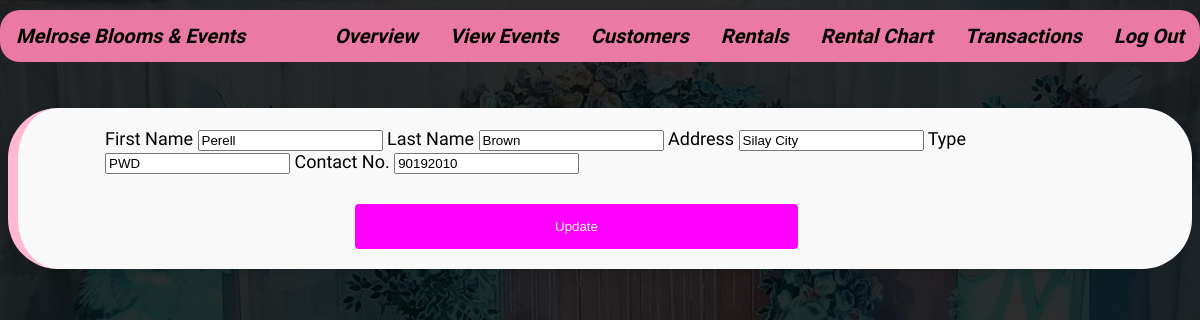
Screenshot of /index.php?page=customers&subpage=edit&id=1 (signed in) with the database file from the repository.
### tables this page shows
CREATE TABLE `customers` (
  `cust_id` int(11) NOT NULL,
  `cust_fname` varchar(50) NOT NULL,
  `cust_lname` varchar(50) NOT NULL,
  `cust_add` varchar(100) NOT NULL,
  `cust_type` varchar(50) NOT NULL,
  `cust_num` int(20) NOT NULL
);

### classes/custClass.php (called while the page is built, shortened)
<?php
class Customers{
	private $DB_SERVER='localhost';
	private $DB_USERNAME='root';
	private $DB_PASSWORD='';
	private $DB_DATABASE='test3';
	private $conn;
	public function __construct(){
		$this->conn = new PDO("mysql:host=".$this->DB_SERVER.";dbname=".$this->DB_DATABASE,$this->DB_USERNAME,$this->DB_PASSWORD);
	}
    function get_Fname($id){
		$sql="SELECT cust_fname FROM customers WHERE cust_id = :id";
		$q = $this->conn->prepare($sql);
		$q->execute(['id' => $id]);
		$cfname = $q->fetchColumn();
		return $cfname;
	}
    function get_Lname($id){
		$sql="SELECT cust_lname FROM customers WHERE cust_id = :id";
		$q = $this->conn->prepare($sql);
		$q->execute(['id' => $id]);
		$clname = $q->fetchColumn();
		return $clname;
	}
    function get_address($id){
		$sql="SELECT cust_add FROM customers WHERE cust_id = :id";
		$q = $this->conn->prepare($sql);
		$q->execute(['id' => $id]);
		$caddress = $q->fetchColumn();
		return $caddress;
	}
    function get_type($id){
		$sql="SELECT cust_type FROM customers WHERE cust_id = :id";
		$q = $this->conn->prepare($sql);
		$q->execute(['id' => $id]);
		$ctype = $q->fetchColumn();
		return $ctype;
	}
    function get_Num($id){
		$sql="SELECT cust_num FROM customers WHERE cust_id = :id";
		$q = $this->conn->prepare($sql);
		$q->execute(['id' => $id]);
		$cnumb = $q->fetchColumn();
		return $cnumb;
	}
}

### customer-module/cust-edit.php (the view, shortened to what this page needs)
<div id="edit-wrapper">
<form name="update_user" id="proSubmit" method="post"  action="processes/process.customers.php?action=update">
            <tr>
			<td>First Name</td>
				<td><input type="text" name="cust_fname" value="<?php echo $customers->get_Fname($id);?>"> </td>
			</tr>
			<tr>
			<td>Last Name</td>
				<td><input type="text" name="cust_lname" value="<?php echo $customers->get_Lname($id);?>"></td>
			</tr>
			<tr>
			<td>Address</td>
				<td><input type="text" name="cust_add" value="<?php echo $customers->get_address($id);?>"></td>
			</tr>
			<td>Type</td>
				<td><input type="text" name="cust_type" value="<?php echo $customers->get_type($id);?>"></td>
			<tr>
			<td>Contact No.</td>
				<td><input type="text" name="cust_num" value="<?php echo $customers->get_Num($id);?>"></td>
			</tr>
			<tr>
				<td><input id="prodSubmit2" type="submit" name="update" value="Update"></td>
			</tr>
			</form>
</div>

### css/custom.css (style rules this page uses)
html { margin: 0; padding: 0; }
body { font-family: 'Assistant', sans-serif; font-size: 18px; background: url(../images/bg.png); background-size: cover; }
#proSubmit { width: 1000px; height: auto; margin: auto; padding: 0px; }
input[type=submit] { width: auto; background-color: fuchsia; color: white; padding: 15px 200px; border: none; border-radius: 4px; cursor: pointer; }
#edit-wrapper { width: 1200px; margin: auto; }
#prodSubmit2 { margin-left: 250px; margin-top: 30px; }

### rows the page displays
customers: cust_fname "Perell", cust_lname "Brown", cust_add "Silay City", cust_type "PWD", cust_num "90192010"
